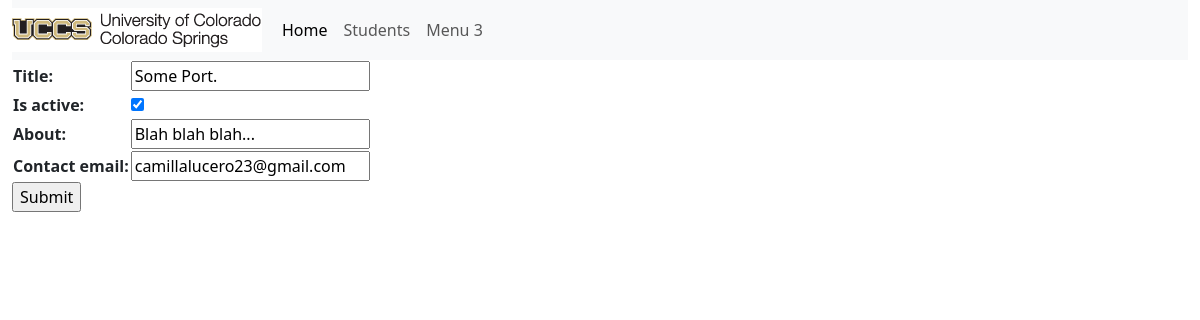
Screenshot of /portfolio/2/update-portfolio with the database file from the repository.
### portfolio_app/models.py (models this page shows, shortened)
class Portfolio(models.Model):
    title = models.CharField(max_length=200)
    contact_email = models.CharField(max_length=200)
    is_active = models.BooleanField(default=False)
    about = models.CharField(max_length=400, blank=True)

### portfolio_app/views.py (the view, shortened to what this page needs)
# urls.py: path('portfolio/<int:portfolio_id>/update-portfolio', views.update_portfolio, name='update-portfolio'),
def update_portfolio(request, portfolio_id):
    portfolio = Portfolio.objects.get(id=portfolio_id)
    form = PortfolioForm(instance=portfolio)
    context = {'form': form}
    return render(request, 'portfolio_app/update_portfolio.html', context)

### portfolio_app/forms.py
class PortfolioForm(ModelForm):
    class Meta:
        model = Portfolio
        fields = ('title', 'is_active', 'about', 'contact_email',)

### portfolio_app/templates/portfolio_app/update_portfolio.html (shortened to what this page needs)
{% extends "portfolio_app/base_template.html" %}
{% block content %}
    <form action="update-portfolio" method="POST">
        <table>
        {{form.as_table}}
        </table>
        <input type="submit" name="Submit">
    </form>
{%endblock%}

### rows the page displays
Portfolio: title "Some Port.", is_active "☑", about "Blah blah blah...", contact_email "camillalucero23@gmail.com"
